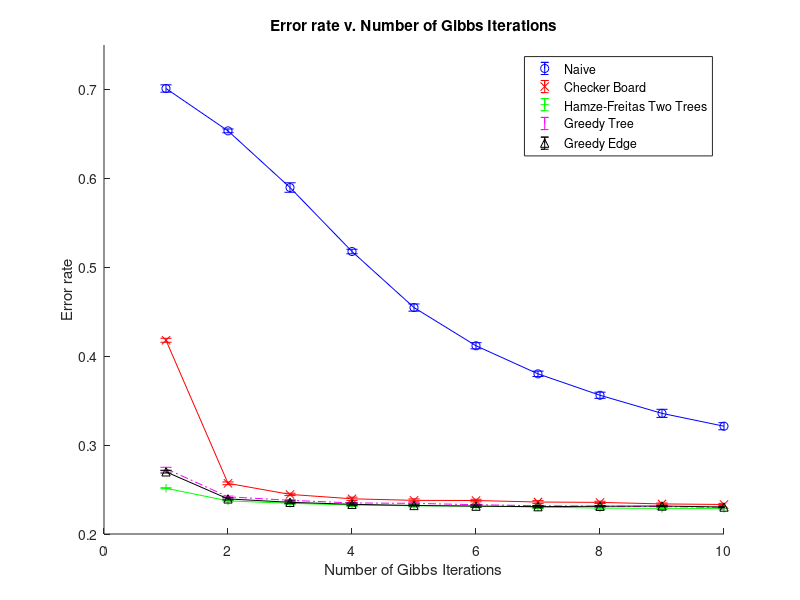

Write MATLAB code to recreate this figure.
groupNaive = dlmread('naive.mat');
groupCB = dlmread('cb.mat');
groupGT = dlmread('gt.mat');
groupGE = dlmread('ge.mat');
groupHF = dlmread('hf.mat');

figure;
hold on;
[numtrials junk] = size(groupNaive)
errorbar(mean(groupNaive), std(groupNaive)/sqrt(numtrials), 'b-o');
errorbar(mean(groupCB), std(groupCB)/sqrt(numtrials), 'r-x');
errorbar(mean(groupHF), std(groupHF)/sqrt(numtrials), 'g-+');
errorbar(mean(groupGT), std(groupGT)/sqrt(numtrials), 'm-.');
errorbar(mean(groupGE), std(groupGE)/sqrt(numtrials), 'k-^');
%set(gca, 'Yscale', 'log');
ylim([0.2 0.75])
xlim([0 10])
xlabel('Number of Gibbs Iterations')
ylabel('Error rate')
title('Error rate v. Number of Gibbs Iterations')
legend('Naive', 'Checker Board', 'Hamze-Freitas Two Trees', 'Greedy Tree', 'Greedy Edge');


%figure;
%hold on;
%errorbar(mean(groupCB), std(groupCB)/sqrt(numtrials), 'r-x');
%errorbar(mean(groupHF), std(groupHF)/sqrt(numtrials), 'g-+');
%errorbar(mean(groupGT), std(groupGT)/sqrt(numtrials), 'm-.');
%errorbar(mean(groupGE), std(groupGE)/sqrt(numtrials), 'k-^');
%%set(gca, 'Yscale', 'log');
%ylim([0.2 0.45])
%xlim([0 10])
%legend('Checker Board', 'Hamze-Freitas Two Trees', 'Greedy Tree', 'Greedy Edge');
